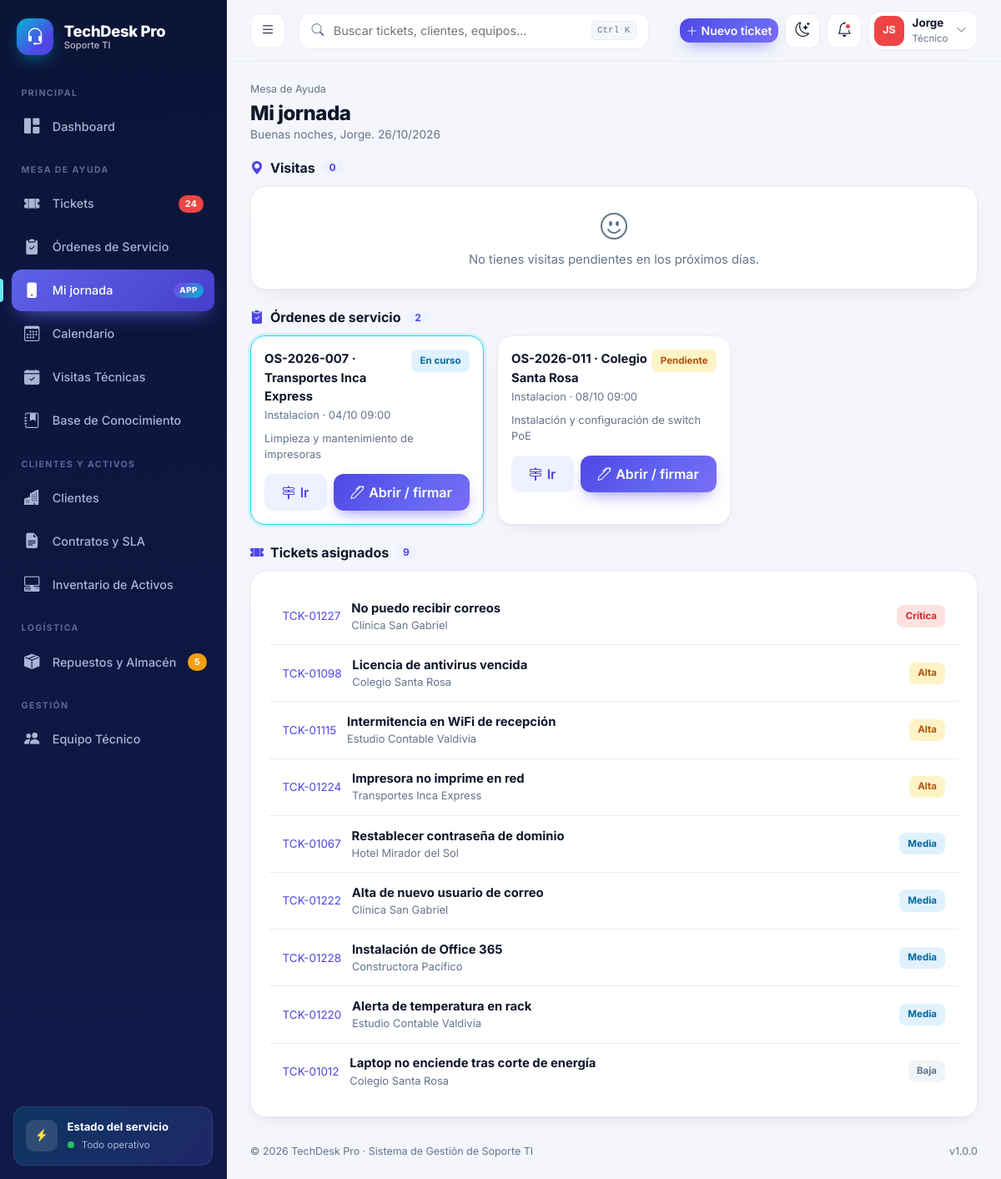
/jornada (signed in), run on the app's committed database.
### tables this page shows
CREATE TABLE IF NOT EXISTS `ordenes_servicio` (
  `id` int unsigned NOT NULL AUTO_INCREMENT,
  `codigo` varchar(20) NOT NULL,
  `ticket_id` int unsigned DEFAULT NULL,
  `cliente_id` int unsigned NOT NULL,
  `activo_id` int unsigned DEFAULT NULL,
  `tecnico_id` int unsigned DEFAULT NULL,
  `tipo` enum('correctiva','preventiva','instalacion','diagnostico') NOT NULL DEFAULT 'correctiva',
  `estado` enum('pendiente','en_curso','completada','cancelada') NOT NULL DEFAULT 'pendiente',
  `descripcion_trabajo` text,
  `diagnostico` text,
  `solucion` text,
  `horas` decimal(5,2) NOT NULL DEFAULT '0.00',
  `tarifa_hora` decimal(8,2) NOT NULL DEFAULT '45.00',
  `conformidad` tinyint(1) NOT NULL DEFAULT '0',
  `fecha_programada` datetime DEFAULT NULL,
  `fecha_inicio` datetime DEFAULT NULL,
  `fecha_fin` datetime DEFAULT NULL,
  `created_at` timestamp NULL DEFAULT CURRENT_TIMESTAMP,
  `cotizacion_id` int unsigned DEFAULT NULL,
  `firma` mediumtext,
  `firma_nombre` varchar(100) DEFAULT NULL,
  `firma_fecha` datetime DEFAULT NULL,
  PRIMARY KEY (`id`),
  UNIQUE KEY `codigo` (`codigo`),
  KEY `idx_os_estado` (`estado`),
  KEY `cliente_id` (`cliente_id`),
  KEY `ticket_id` (`ticket_id`),
  KEY `activo_id` (`activo_id`),
  KEY `tecnico_id` (`tecnico_id`),
  CONSTRAINT `ordenes_servicio_ibfk_1` FOREIGN KEY (`cliente_id`) REFERENCES `clientes` (`id`),
  CONSTRAINT `ordenes_servicio_ibfk_2` FOREIGN KEY (`ticket_id`) REFERENCES `tickets` (`id`) ON DELETE SET NULL,
  CONSTRAINT `ordenes_servicio_ibfk_3` FOREIGN KEY (`activo_id`) REFERENCES `activos` (`id`) ON DELETE SET NULL,
  CONSTRAINT `ordenes_servicio_ibfk_4` FOREIGN KEY (`tecnico_id`) REFERENCES `usuarios` (`id`) ON DELETE SET NULL
);

CREATE TABLE IF NOT EXISTS `clientes` (
  `id` int unsigned NOT NULL AUTO_INCREMENT,
  `razon_social` varchar(150) NOT NULL,
  `ruc` varchar(15) DEFAULT NULL,
  `rubro` varchar(80) DEFAULT NULL,
  `direccion` varchar(200) DEFAULT NULL,
  `telefono` varchar(25) DEFAULT NULL,
  `email` varchar(120) DEFAULT NULL,
  `contacto` varchar(100) DEFAULT NULL,
  `estado` tinyint(1) NOT NULL DEFAULT '1',
  `created_at` timestamp NULL DEFAULT CURRENT_TIMESTAMP,
  PRIMARY KEY (`id`)
);

CREATE TABLE IF NOT EXISTS `tickets` (
  `id` int unsigned NOT NULL AUTO_INCREMENT,
  `codigo` varchar(20) NOT NULL,
  `cliente_id` int unsigned NOT NULL,
  `activo_id` int unsigned DEFAULT NULL,
  `categoria_id` tinyint unsigned NOT NULL,
  `asunto` varchar(180) NOT NULL,
  `descripcion` text,
  `prioridad` enum('baja','media','alta','critica') NOT NULL DEFAULT 'media',
  `estado` enum('abierto','en_proceso','pendiente','resuelto','cerrado') NOT NULL DEFAULT 'abierto',
  `canal` enum('web','correo','telefono','whatsapp','presencial') NOT NULL DEFAULT 'web',
  `tecnico_id` int unsigned DEFAULT NULL,
  `creado_por` int unsigned DEFAULT NULL,
  `fecha_limite` datetime DEFAULT NULL,
  `resuelto_at` datetime DEFAULT NULL,
  `created_at` datetime NOT NULL DEFAULT CURRENT_TIMESTAMP,
  `updated_at` datetime NOT NULL DEFAULT CURRENT_TIMESTAMP ON UPDATE CURRENT_TIMESTAMP,
  PRIMARY KEY (`id`),
  UNIQUE KEY `codigo` (`codigo`),
  KEY `idx_estado` (`estado`),
  KEY `idx_created` (`created_at`),
  KEY `cliente_id` (`cliente_id`),
  KEY `categoria_id` (`categoria_id`),
  KEY `tecnico_id` (`tecnico_id`),
  KEY `activo_id` (`activo_id`),
  CONSTRAINT `tickets_ibfk_1` FOREIGN KEY (`cliente_id`) REFERENCES `clientes` (`id`),
  CONSTRAINT `tickets_ibfk_2` FOREIGN KEY (`categoria_id`) REFERENCES `categorias` (`id`),
  CONSTRAINT `tickets_ibfk_3` FOREIGN KEY (`tecnico_id`) REFERENCES `usuarios` (`id`) ON DELETE SET NULL,
  CONSTRAINT `tickets_ibfk_4` FOREIGN KEY (`activo_id`) REFERENCES `activos` (`id`) ON DELETE SET NULL
);

### core/Controller.php (called while the page is built, shortened)
<?php
class Controller
{
    protected function render(string $view, array $data = [], string $title = ''): void
    {
        extract($data);
        require APP_PATH . "/views/{$view}.php";
        require APP_PATH . '/views/layouts/main.php';
    }
}

### app/controllers/JornadaController.php (called while the page is built, shortened)
<?php
class JornadaController extends Controller
{
    public function index(): void
    {
        $db = Database::conn(); $u = Auth::user(); $uid = (int)$u['id']; $todos = $u['rol'] !== 'Técnico' && isset($_GET['todos']);
        $f = $todos ? '' : ' AND %s=' . $uid;
        $q = function (string $sql) use ($db) { return $db->query($sql)->fetchAll(); };
        $visitas = $q("SELECT v.*, c.razon_social cliente, c.direccion, c.telefono, c.contacto, CONCAT(t.codigo) ticket FROM visitas v JOIN clientes c ON c.id=v.cliente_id LEFT JOIN tickets t ON t.id=v.ticket_id
            WHERE v.estado IN ('programada','en_curso') AND DATE(v.fecha_programada) BETWEEN CURDATE() - INTERVAL 1 DAY AND CURDATE() + INTERVAL 3 DAY" . sprintf($f, 'v.tecnico_id') . ' ORDER BY v.fecha_programada');
        $ordenes = $q("SELECT o.*, c.razon_social cliente, c.direccion, c.telefono FROM ordenes_servicio o JOIN clientes c ON c.id=o.cliente_id WHERE o.estado IN ('pendiente','en_curso')" . sprintf($f, 'o.tecnico_id') . ' ORDER BY (o.estado=\'en_curso\') DESC, COALESCE(o.fecha_programada, o.created_at) LIMIT 15');
        $tickets = $q("SELECT t.id, t.codigo, t.asunto, t.prioridad, t.estado, t.fecha_limite, c.razon_social cliente FROM tickets t JOIN clientes c ON c.id=t.cliente_id WHERE t.estado IN ('abierto','en_proceso','pendiente')" . sprintf($f, 't.tecnico_id') . " ORDER BY FIELD(t.prioridad,'critica','alta','media','baja'), t.fecha_limite LIMIT 10");
        $this->render('jornada/index', ['visitas' => $visitas, 'ordenes' => $ordenes, 'tickets' => $tickets, 'todos' => $todos], 'Mi jornada');
    }
}

### index.php (called while the page is built, shortened)
<?php
require ROOT_PATH . '/core/helpers.php';
require ROOT_PATH . '/core/Auth.php';
require ROOT_PATH . '/core/Controller.php';
try {
    (new App())->run();
} catch (PDOException $e) {
    http_response_code(500);
    echo '<!doctype html><meta charset="utf-8"><body style="font-family:system-ui;padding:48px;max-width:640px;margin:auto">'
       . '<h2>No se pudo conectar a la base de datos</h2>'
       . '<p>Ejecuta primero el instalador: <a href="' . BASE_URL . '/install.php">install.php</a></p>'
       . '<pre style="background:#f3f4f6;padding:12px;border-radius:8px;white-space:pre-wrap">' . htmlspecialchars($e->getMessage()) . '</pre></body>';
}

### core/Auth.php (called while the page is built, shortened)
<?php
class Auth
{
    public static function user(): ?array { return $_SESSION['user'] ?? null; }
}

### app/views/jornada/index.php (the view, shortened to what this page needs)
<?php $mapa = fn($d) => 'https://www.google.com/maps/search/?api=1&query=' . rawurlencode($d); $hoy = date('Y-m-d'); $saludo = (int)date('G') < 12 ? 'Buenos días' : ((int)date('G') < 19 ? 'Buenas tardes' : 'Buenas noches'); ?>
<div class="page-head"><div><div class="crumbs">Mesa de Ayuda</div><h1>Mi jornada</h1><p><?= $saludo ?>, <?= e(explode(' ', Auth::user()['nombres'] ?? '')[0]) ?>. <?= date('d/m/Y') ?></p></div>
  </div>
<h6 class="jr-h"><i class="bi bi-geo-alt-fill"></i>Visitas <span><?= count($visitas) ?></span></h6>
<div class="row g-3 mb-4">
<?php foreach ($visitas as $v): $dia = substr($v['fecha_programada'], 0, 10); ?>
  <div class="col-md-6 col-xl-4"><div class="card-ui jr-card <?= $v['estado'] === 'en_curso' ? 'live' : '' ?>">
    <div class="d-flex justify-content-between align-items-start"><div><b class="d-block"><?= e($v['cliente']) ?></b><small class="text-muted"><?= $dia === $hoy ? 'Hoy' : ($dia < $hoy ? 'Atrasada' : ['Dom','Lun','Mar','Mié','Jue','Vie','Sáb'][(int)date('w', strtotime($v['fecha_programada']))] . ' ' . fdate($v['fecha_programada'], 'd/m')) ?> · <?= fdate($v['fecha_programada'], 'H:i') ?> · <?= e(ucfirst($v['tipo'])) ?></small></div>
      <?= $v['tipo'] === 'emergencia' ? '<span class="pill pill-danger">Emergencia</span>' : ($v['estado'] === 'en_curso' ? '<span class="pill pill-info">En curso</span>' : '') ?></div>
    <?php if ($v['notas']): ?><p class="small mt-2 mb-1"><?= e($v['notas']) ?></p><?php endif; ?>
    <?php if ($v['ticket']): ?><small class="text-muted">Ticket <?= e($v['ticket']) ?></small><?php endif; ?>
    <div class="jr-actions">
      <?php if ($v['direccion']): ?><a class="btn btn-soft" target="_blank" rel="noopener" href="<?= e($mapa($v['direccion'])) ?>"><i class="bi bi-signpost-2"></i> Ir</a><?php endif; ?>
      <?php if ($v['telefono']): ?><a class="btn btn-soft" href="tel:<?= e(preg_replace('/[^\d+]/', '', $v['telefono'])) ?>"><i class="bi bi-telephone"></i> Llamar</a><?php endif; ?>
      <form method="post" action="<?= url('visitas/estado/' . $v['id']) ?>"><?= csrf_field() ?><input type="hidden" name="volver" value="jornada"><input type="hidden" name="estado" value="<?= $v['estado'] === 'programada' ? 'en_curso' : 'completada' ?>">
        <button class="btn btn-brand"><i class="bi <?= $v['estado'] === 'programada' ? 'bi-box-arrow-in-right' : 'bi-check2-circle' ?>"></i> <?= $v['estado'] === 'programada' ? 'Llegué' : 'Terminar' ?></button></form>
    </div>
  </div></div>
<?php endforeach; if (!$visitas): ?><div class="col-12"><div class="card-ui p-4 text-center text-muted"><i class="bi bi-emoji-smile fs-2 d-block mb-1"></i>No tienes visitas pendientes en los próximos días.</div></div><?php endif; ?>
</div>
<h6 class="jr-h"><i class="bi bi-clipboard2-check-fill"></i>Órdenes de servicio <span><?= count($ordenes) ?></span></h6>
<div class="row g-3 mb-4">
<?php foreach ($ordenes as $o): ?>
  <div class="col-md-6 col-xl-4"><div class="card-ui jr-card <?= $o['estado'] === 'en_curso' ? 'live' : '' ?>">
    <div class="d-flex justify-content-between"><div><b class="d-block"><?= e($o['codigo']) ?> · <?= e($o['cliente']) ?></b><small class="text-muted"><?= e(ucfirst($o['tipo'])) ?><?= $o['fecha_programada'] ? ' · ' . fdate($o['fecha_programada'], 'd/m H:i') : '' ?></small></div><?= $o['estado'] === 'en_curso' ? '<span class="pill pill-info">En curso</span>' : '<span class="pill pill-warning">Pendiente</span>' ?></div>
    <p class="small mt-2 mb-1 text-muted"><?= e(mb_strimwidth((string)$o['descripcion_trabajo'], 0, 110, '…')) ?></p>
    <div class="jr-actions">
      <?php if ($o['direccion']): ?><a class="btn btn-soft" target="_blank" rel="noopener" href="<?= e($mapa($o['direccion'])) ?>"><i class="bi bi-signpost-2"></i> Ir</a><?php endif; ?>
      <a class="btn btn-brand" href="<?= url('ordenes/ver/' . $o['id']) ?>"><i class="bi bi-pen"></i> Abrir / firmar</a>
    </div>
  </div></div>
<?php endforeach; if (!$ordenes): ?><div class="col-12"><div class="card-ui p-4 text-center text-muted">Sin órdenes pendientes.</div></div><?php endif; ?>
</div>
<h6 class="jr-h"><i class="bi bi-ticket-perforated-fill"></i>Tickets asignados <span><?= count($tickets) ?></span></h6>
<div class="card-ui">
<?php foreach ($tickets as $t): ?>
  <a class="jr-tk" href="<?= url('tickets/ver/' . $t['id']) ?>"><span class="tk-code"><?= e($t['codigo']) ?></span><span class="flex-grow-1"><b><?= e($t['asunto']) ?></b><small class="d-block text-muted"><?= e($t['cliente']) ?></small></span><?= prio_pill($t['prioridad']) ?></a>
<?php endforeach; if (!$tickets): ?><div class="p-4 text-center text-muted">No tienes tickets abiertos.</div><?php endif; ?>
</div>

### core/helpers.php (shortened to what this page needs)
<?php
function e($v): string { return htmlspecialchars((string)$v, ENT_QUOTES, 'UTF-8'); }
function url(string $p = ''): string { return BASE_URL . '/' . ltrim($p, '/'); }
function pill(string $text, string $class = 'muted'): string { return '<span class="pill pill-' . e($class) . '">' . e($text) . '</span>'; }
function fdate($d, ?string $fmt = null): string { return $d ? date($fmt ?? cfg('formato_fecha', 'd/m/Y'), strtotime($d)) : '—'; }
function logo_url(): ?string { return cfg('empresa_logo_ver') !== '' ? url('empresa/logo?v=' . cfg('empresa_logo_ver')) : null; }
function brand_mark(string $style = ''): string
{
    $l = logo_url();
    return '<span class="brand-mark' . ($l ? ' has-logo' : '') . '"' . ($style ? ' style="' . $style . '"' : '') . '>' . ($l ? '<img src="' . e($l) . '" alt="">' : '<i class="bi bi-headset"></i>') . '</span>';
}
function prio_pill(string $p): string {
    $c = ['critica' => 'danger', 'alta' => 'warning', 'media' => 'info', 'baja' => 'muted'][$p] ?? 'muted';
    return pill(PRIORIDADES[$p] ?? $p, $c);
}
function cfg(string $clave, $defecto = '')
{
    static $c = null;
    if ($c === null) {
        try { $c = array_column(Database::conn()->query('SELECT clave, valor FROM configuracion WHERE clave <> \'empresa_logo_data\'')->fetchAll(PDO::FETCH_NUM), 1, 0); }
        catch (Throwable $e) { $c = []; }
    }
    return isset($c[$clave]) && $c[$clave] !== '' ? $c[$clave] : $defecto;
}
function EmpresaController_colores(string $k): ?array
{
    $m = ['azul' => ['#2563eb', '#3b82f6'], 'cian' => ['#0891b2', '#06b6d4'], 'esmeralda' => ['#059669', '#10b981'], 'violeta' => ['#7c3aed', '#8b5cf6'], 'rosa' => ['#e11d48', '#f43f5e'], 'naranja' => ['#ea580c', '#f97316'], 'pizarra' => ['#334155', '#475569']];
    return $m[$k] ?? null;
}
function brand_css(): string
{
    $c = EmpresaController_colores(cfg('color_marca', 'indigo')); if (!$c) return '';
    return '<style>:root{--brand:' . $c[0] . ';--brand-2:' . $c[1] . ';--brand-soft:color-mix(in srgb,' . $c[0] . ' 11%,transparent)}[data-theme=dark]{--brand-soft:color-mix(in srgb,' . $c[1] . ' 18%,transparent)}</style>';
}

### assets/css/app.css (style rules this page uses)
:root { --brand:#4f46e5; --brand-2:#6366f1; --brand-3:#06b6d4; --brand-soft:#eef2ff; --bg:#f4f6fb; --card:#ffffff; --ink:#0f172a; --muted:#64748b; --line:#e8ecf4; --sb-bg:#0b1437; --sb-bg2:#101a4a; --sb-ink:#aab4d6; --sb-w:272px; --sb-w-c:78px; --shadow:0 1px 2px rgba(15,23,42,.04),0 8px 24px -8px rgba(15,23,42,.08); --radius:18px; }
* { box-sizing:border-box }
body { font-family:'Inter',system-ui,-apple-system,Segoe UI,sans-serif;background:var(--bg);color:var(--ink);font-size:.925rem;-webkit-font-smoothing:antialiased }
a { text-decoration:none }
.text-muted { color:var(--muted)!important }
.btn-brand { background:linear-gradient(135deg,var(--brand),var(--brand-2) 60%,#7c6cf6);color:#fff;border:0;font-weight:600;border-radius:12px;box-shadow:0 8px 20px -8px rgba(79,70,229,.7);transition:.2s }
.btn-soft { background:var(--brand-soft);color:var(--brand);font-weight:600;border-radius:10px;border:0 }
.pill { display:inline-block;white-space:nowrap;font-size:.72rem;font-weight:700;padding:.28rem .65rem;border-radius:8px }
.pill-danger { background:#fee2e2;color:#dc2626 }
.pill-warning { background:#fef3c7;color:#b45309 }
.pill-info { background:#e0f2fe;color:#0369a1 }
.pill-muted { background:#f1f5f9;color:#64748b }
.brand-mark { width:44px;height:44px;border-radius:14px;background:linear-gradient(135deg,var(--brand-3),var(--brand) 70%);display:grid;place-items:center;font-size:1.35rem;color:#fff;box-shadow:0 8px 20px -6px rgba(6,182,212,.6);flex:none }
.card-ui { background:var(--card);border:1px solid var(--line);border-radius:var(--radius);padding:1.25rem 1.35rem;box-shadow:var(--shadow) }
.tk-code { color:var(--brand);font-size:.84rem }
.page-head { display:flex;justify-content:space-between;align-items:center;gap:1rem;flex-wrap:wrap;margin-bottom:1.25rem }
.page-head h1 { font-size:1.5rem;font-weight:800;letter-spacing:-.5px;margin:0 }
.page-head p { margin:0;color:var(--muted);font-size:.86rem }
.crumbs { font-size:.78rem;color:var(--muted);margin-bottom:.35rem }
.jr-h { display:flex;align-items:center;gap:.5rem;font-weight:700;margin:.5rem 0 .75rem;color:var(--ink) }
.jr-h i { color:var(--brand) }
.jr-h span { background:var(--brand-soft);color:var(--brand);border-radius:99px;padding:.05rem .55rem;font-size:.75rem }
.jr-card { padding:1rem;height:100% }
.jr-card.live { border-color:#22d3ee;box-shadow:0 0 0 3px rgba(34,211,238,.15) }
.jr-actions { display:flex;gap:.5rem;flex-wrap:wrap;margin-top:.8rem }
.jr-actions .btn { flex:1 1 auto;min-height:44px;display:inline-flex;align-items:center;justify-content:center;gap:.35rem }
.jr-tk { display:flex;gap:.8rem;align-items:center;padding:.8rem 1rem;border-bottom:1px solid var(--line);text-decoration:none;color:var(--ink) }
.jr-tk:last-child { border:0 }
.jr-card .pill { align-self:flex-start;flex-shrink:0 }
.jr-tk .tk-code { white-space:nowrap }
.jr-tk .prio-pill,.jr-tk .pill { flex-shrink:0 }

### data on the page
ordenes_servicio: codigo "OS-2026-007", cliente.razon_social "Transportes Inca Express", tipo "Instalacion", fecha_programada "04/10 09:00", estado "En curso", descripcion_trabajo "Limpieza y mantenimiento de impresoras"
ordenes_servicio: codigo "OS-2026-011", cliente.razon_social "Colegio Santa Rosa", tipo "Instalacion", fecha_programada "08/10 09:00", estado "Pendiente", descripcion_trabajo "Instalación y configuración de switch PoE"
tickets: codigo "TCK-01227", asunto "No puedo recibir correos", cliente.razon_social "Clínica San Gabriel", text "Crítica"
tickets: codigo "TCK-01098", asunto "Licencia de antivirus vencida", cliente.razon_social "Colegio Santa Rosa", text "Alta"
tickets: codigo "TCK-01115", asunto "Intermitencia en WiFi de recepción", cliente.razon_social "Estudio Contable Valdivia", text "Alta"
tickets: codigo "TCK-01224", asunto "Impresora no imprime en red", cliente.razon_social "Transportes Inca Express", text "Alta"
tickets: codigo "TCK-01067", asunto "Restablecer contraseña de dominio", cliente.razon_social "Hotel Mirador del Sol", text "Media"
tickets: codigo "TCK-01222", asunto "Alta de nuevo usuario de correo", cliente.razon_social "Clínica San Gabriel", text "Media"
tickets: codigo "TCK-01228", asunto "Instalación de Office 365", cliente.razon_social "Constructora Pacífico", text "Media"
tickets: codigo "TCK-01220", asunto "Alerta de temperatura en rack", cliente.razon_social "Estudio Contable Valdivia", text "Media"
tickets: codigo "TCK-01012", asunto "Laptop no enciende tras corte de energía", cliente.razon_social "Colegio Santa Rosa", text "Baja"

### other printed values
empresa_nombre() "TechDesk Pro"
cfg('empresa_eslogan', 'Soporte TI') "Soporte TI"
$seccion "PRINCIPAL"
$it['label'] "Dashboard"
$seccion "MESA DE AYUDA"
$it['label'] "Tickets"
$badge "24"
$it['label'] "Órdenes de Servicio"
$it['label'] "Mi jornada"
$it['tag'] "APP"
$it['label'] "Calendario"
$it['label'] "Visitas Técnicas"
$it['label'] "Base de Conocimiento"
$seccion "CLIENTES Y ACTIVOS"
$it['label'] "Clientes"
